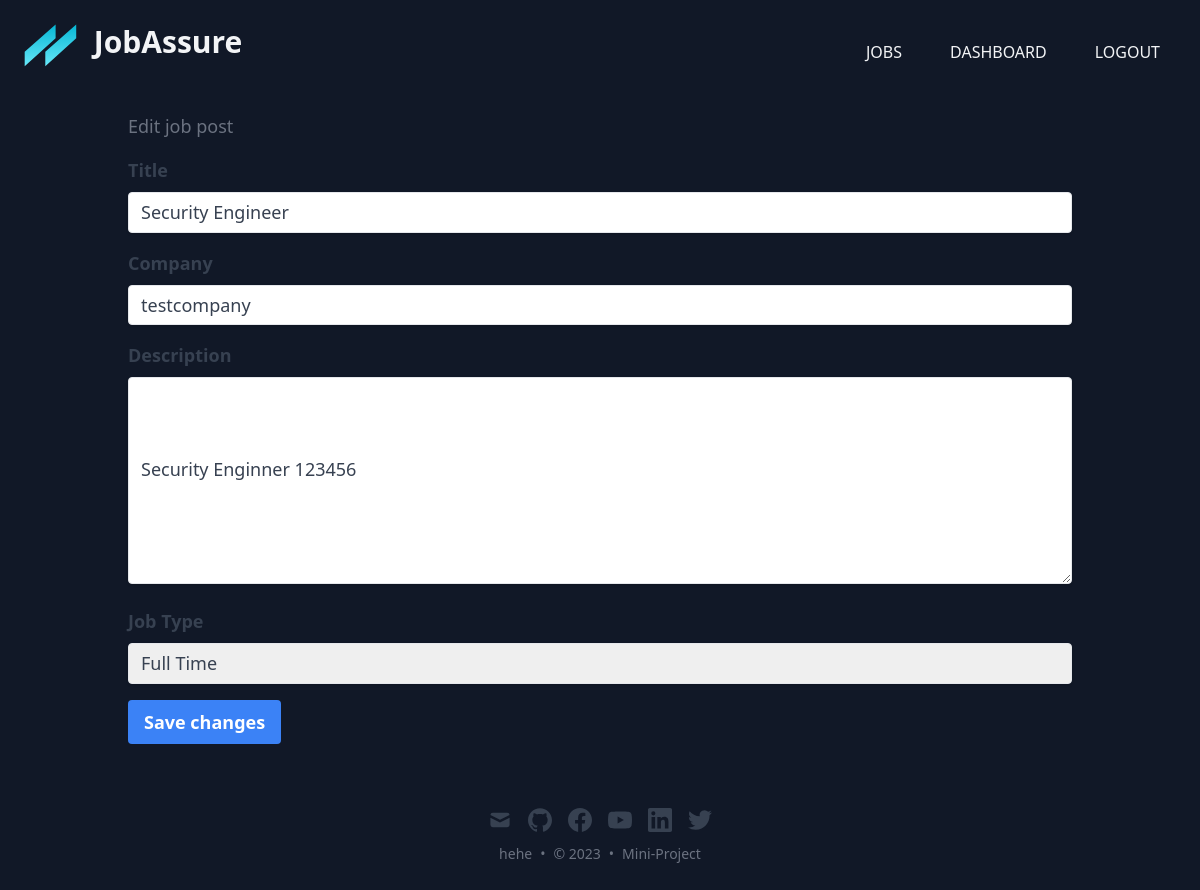
The app's page /dashboard/edit_job/5/ (signed in) with its own data.
### dash/models.py (models this page shows)
class JobPost(models.Model):
    JOB_TYPE_CHOICES = (
        ('full_time', 'Full Time'),
        ('part_time', 'Part Time'),
        ('contract', 'Contract'),
        ('internship', 'Internship'),
        ('freelance', 'Freelance'),
    )
    user = models.ForeignKey(User, on_delete=models.CASCADE)
    title = models.CharField(max_length=200)
    company = models.CharField(max_length=200)
    description = models.TextField()
    job_type = models.CharField(max_length=20, choices=JOB_TYPE_CHOICES, default='full_time')
    created_at = models.DateTimeField(auto_now_add=True)

### dash/views.py (the view)
# urls.py: path('/edit_job/<int:job_id>/', views.edit_job, name='edit_job'),
@login_required
def edit_job(request, job_id):
    job_post = get_object_or_404(JobPost, id=job_id)
    if request.method == 'POST':
        form = JobPostForm(request.POST, request.FILES, instance=job_post)
        if form.is_valid():
            job_post = form.save(commit=False)
            job_post.created_at = timezone.now()  # Set created_at time to current time
            job_post.save()
            return redirect('/dashboard/all')
        else:
            print(form.errors)
    else:
        form = JobPostForm(instance=job_post)
    return render(request, 'edit_job.html', {'form': form})

### dash/forms.py
class JobPostForm(forms.ModelForm):
    job_type = forms.ChoiceField(choices=JOB_TYPE_CHOICES)
    class Meta:
        model = JobPost
        fields = ['title','company', 'job_type','description']

### dash/templates/edit_job.html (shortened to what this page needs)
{% extends 'base.html' %}
{% block content %}
  <h1 class="text-lg my-2 leading-7 text-gray-500 dark:text-gray-400">Edit job post</h1>
  <form class="text-lg my-2 leading-7 text-gray-500 dark:text-gray-400" method="post" enctype="multipart/form-data">
    <div class="mt-4">
      <label for="id_title" class="block text-gray-700 font-bold mb-2">Title</label>
      <input type="text" name="title" id="id_title" value="{{ form.title.value }}" class="shadow appearance-none border rounded w-full py-2 px-3 text-gray-700 leading-tight focus:outline-none focus:shadow-outline">
    </div>
    <div class="mt-4">
      <label for="id_company" class="block text-gray-700 font-bold mb-2">Company</label>
      <input type="text" name="company" id="id_company" value="{{ form.company.value }}" class="shadow appearance-none border rounded w-full py-2 px-3 text-gray-700 leading-tight focus:outline-none focus:shadow-outline">
    </div>
    <div class="mt-4">
      <label for="id_description" class="block text-gray-700 font-bold mb-2">Description</label>
      <textarea name="description" id="id_description" class="shadow appearance-none border rounded w-full py-20 px-3 text-gray-700 leading-tight focus:outline-none focus:shadow-outline">{{ form.description.value }}</textarea>
    </div>
    <div class="mt-4">
      <label for="id_job_type" class="block text-gray-700 font-bold mb-2">Job Type</label>
      <select name="job_type" id="id_job_type" class="shadow appearance-none border rounded w-full py-2 px-3 text-gray-700 leading-tight focus:outline-none focus:shadow-outline">
        <option value="full_time" {% if form.job_type.value == "full_time" %}selected{% endif %}>Full Time</option>
      </select>
    </div>
    <button class="bg-blue-500 hover:bg-blue-700 text-white font-bold py-2 px-4 mt-4 rounded focus:outline-none focus:shadow-outline" type="submit">
      Save changes
    </button>
  </form>
{% endblock %}

### records on screen
JobPost: title "Security Engineer", company "testcompany", description "Security Enginner 123456", job_type "Full Time"
